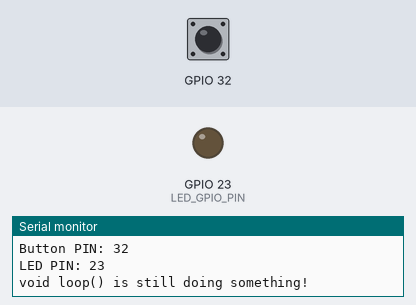
Simulated run of this sketch. Board: ESP32. On the bench: output pins drawn as LEDs (lit = HIGH), the last lines printed to the serial monitor. Inputs (shaded band) come from the test bench; at power-on: GPIO 32 HIGH.

Above: at 1.2 s.
1.3 s: GPIO 32 pulled LOW for 0.15 s
At 1.9 s:
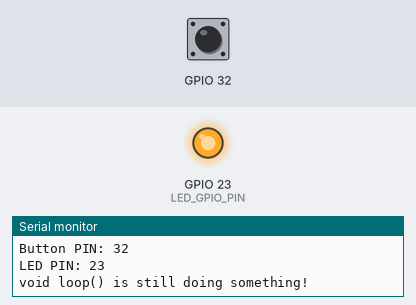
2.9 s: GPIO 32 pulled LOW for 1 s
At 4.3 s:
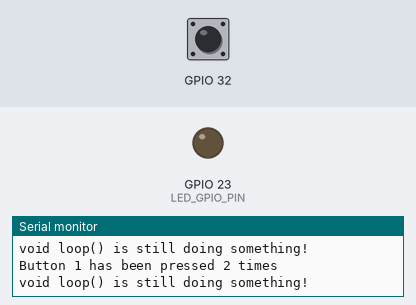
5.4 s: GPIO 32 pulled LOW for 3.2 s
At 6.2 s:
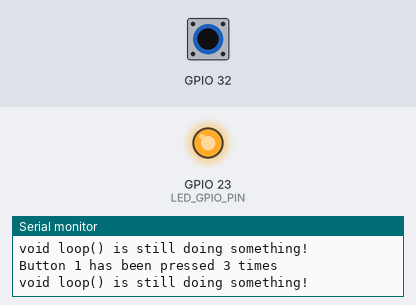
Timing chart, 0 to 8.4 s (numbered marks = the images above; inputs shaded):
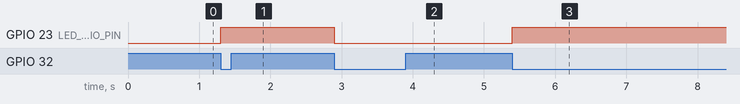

The sketch:

esp32_interrupts.ino
```cpp
/*
ESP-WROOM-32U
Chip is ESP32D0WDQ6 (revision 1)
Features: WiFi, BT, Dual Core, 240MHz, VRef calibration in efuse, Coding Scheme None
MAC: 24:0a:c4:c5:4e:c0
*/

#define LED_GPIO_PIN GPIO_NUM_23

bool led_state = 0;

void led_toggle()
{
    // set GPIO value to the opposite of the current value
    digitalWrite(LED_GPIO_PIN, !digitalRead(LED_GPIO_PIN));
}

struct Button
{
    const uint8_t PIN;
    uint32_t numberKeyPresses;
    bool pressed;
};

Button button_1 = {32, 0, false};

void IRAM_ATTR button_isr()
{
    volatile static unsigned long last_interrupt_time = 0;
    unsigned long interrupt_time = millis();
    // software debouncing
    if (interrupt_time - last_interrupt_time > 200UL) // ignores interupts for 200 milliseconds, UL stands for unsigned long
    {
        last_interrupt_time = interrupt_time;
        button_1.numberKeyPresses += 1;
        button_1.pressed = true;
        led_toggle();
    }
}

void setup()
{
    Serial.begin(115200);
    Serial.printf("Setting up ....\n");
    Serial.printf("Button PIN: %u\n", button_1.PIN);
    pinMode(button_1.PIN, INPUT_PULLUP);
    attachInterrupt(button_1.PIN, button_isr, FALLING);
    // init LED GPIO
    Serial.printf("LED PIN: %u\n", LED_GPIO_PIN);
    pinMode(LED_GPIO_PIN, OUTPUT);
    digitalWrite(LED_GPIO_PIN, 0); // instead of 0 you can also use LOW
}

void loop()
{
    if (button_1.pressed)
    {
        Serial.printf("Button 1 has been pressed %u times\n", button_1.numberKeyPresses);
        button_1.pressed = false;
    }

    // Detach Interrupt after 1 Minute
    // check the number of milliseconds that have passed since the program first started using millis() function
    static uint32_t lastMillis = 0;
    if (millis() - lastMillis > 60000)
    {
        lastMillis = millis();
        detachInterrupt(button_1.PIN);
        Serial.println("Interrupt Detached!");
    }

    // the following statements are used to show that loop is still working
    // when button is pressed and hold, remove if you want to check software debouncing
    Serial.printf("void loop() is still doing something!\n");
    delay(2000);
}
```

Measured:
- after the input at 1.3 s, GPIO 23 (LED_GPIO_PIN): LOW → HIGH at once
- after the input at 2.9 s, GPIO 23 (LED_GPIO_PIN): HIGH → LOW at once
- after the input at 5.4 s, GPIO 23 (LED_GPIO_PIN): LOW → HIGH at once
